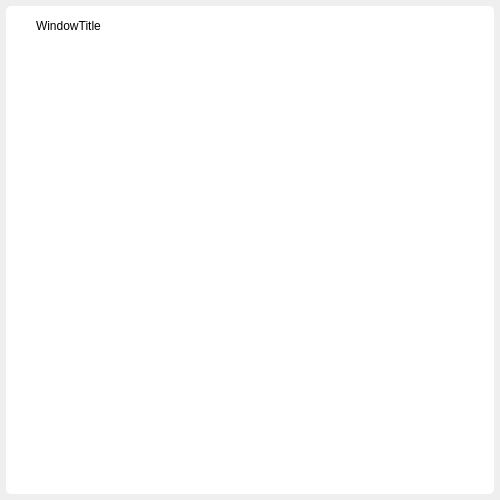
<?xml version="1.0" encoding="UTF-8"?>
<ui version="4.0">
 <class>FramelessWindow</class>
 <widget class="QWidget" name="FramelessWindow">
  <property name="geometry">
   <rect>
    <x>0</x>
    <y>0</y>
    <width>500</width>
    <height>500</height>
   </rect>
  </property>
  <property name="minimumSize">
   <size>
    <width>500</width>
    <height>500</height>
   </size>
  </property>
  <property name="baseSize">
   <size>
    <width>0</width>
    <height>0</height>
   </size>
  </property>
  <property name="windowTitle">
   <string>FramelessWindow</string>
  </property>
  <layout class="QVBoxLayout" name="verticalLayout">
   <property name="spacing">
    <number>0</number>
   </property>
   <property name="leftMargin">
    <number>5</number>
   </property>
   <property name="topMargin">
    <number>5</number>
   </property>
   <property name="rightMargin">
    <number>5</number>
   </property>
   <property name="bottomMargin">
    <number>5</number>
   </property>
   <item>
    <widget class="QWidget" name="windowFrame" native="true">
     <property name="styleSheet">
      <string notr="true">#windowFrame{border:1px solid color(0,0,0); border-radius:5px 5px 5px 5px; background-color:color(255,255,255);}</string>
     </property>
     <layout class="QVBoxLayout" name="verticalLayout_3">
      <property name="spacing">
       <number>0</number>
      </property>
      <property name="leftMargin">
       <number>1</number>
      </property>
      <property name="topMargin">
       <number>1</number>
      </property>
      <property name="rightMargin">
       <number>1</number>
      </property>
      <property name="bottomMargin">
       <number>1</number>
      </property>
      <item>
       <widget class="WindowDragger" name="windowTitleBar" native="true">
        <property name="sizePolicy">
         <sizepolicy hsizetype="Preferred" vsizetype="Fixed">
          <horstretch>0</horstretch>
          <verstretch>0</verstretch>
         </sizepolicy>
        </property>
        <property name="minimumSize">
         <size>
          <width>0</width>
          <height>40</height>
         </size>
        </property>
        <property name="styleSheet">
         <string notr="true">#windowTitleBar{
border: 0px none; 
border-top-left-radius:5px; 
border-top-right-radius:5px; 
background-color:rgb(255,255,255);

}</string>
        </property>
        <layout class="QHBoxLayout" name="horizontalLayout" stretch="0,0,0,1,0,0,0,0">
         <property name="spacing">
          <number>0</number>
         </property>
         <property name="leftMargin">
          <number>0</number>
         </property>
         <property name="topMargin">
          <number>0</number>
         </property>
         <property name="rightMargin">
          <number>0</number>
         </property>
         <property name="bottomMargin">
          <number>0</number>
         </property>
         <item>
          <widget class="QLabel" name="spacerLabel1">
           <property name="text">
            <string/>
           </property>
          </widget>
         </item>
         <item alignment="Qt::AlignHCenter|Qt::AlignVCenter">
          <widget class="QLabel" name="windowIcon">
           <property name="minimumSize">
            <size>
             <width>16</width>
             <height>16</height>
            </size>
           </property>
           <property name="maximumSize">
            <size>
             <width>16</width>
             <height>16</height>
            </size>
           </property>
           <property name="text">
            <string/>
           </property>
          </widget>
         </item>
         <item>
          <widget class="QLabel" name="spacerLabel2">
           <property name="text">
            <string/>
           </property>
          </widget>
         </item>
         <item>
          <widget class="QLabel" name="windowTitleText">
           <property name="minimumSize">
            <size>
             <width>0</width>
             <height>40</height>
            </size>
           </property>
           <property name="text">
            <string>WindowTitle</string>
           </property>
           <property name="scaledContents">
            <bool>true</bool>
           </property>
          </widget>
         </item>
         <item>
          <widget class="QToolButton" name="minimizeBtn">
           <property name="minimumSize">
            <size>
             <width>40</width>
             <height>40</height>
            </size>
           </property>
           <property name="styleSheet">
            <string notr="true">#minimizeBtn{
    background-color:none;
    border:none;
    width:16px;
    height:16px;
    padding:4px;
    border-radius: 5px;
	
	image: url(:/img/images/min.png);
  
}
#minimizeBtn:hover{
	background-color:palette(alternate-base);
}
##minimizeBtn:pressed{
	background-color:palette(highlight);
}</string>
           </property>
           <property name="text">
            <string/>
           </property>
          </widget>
         </item>
         <item>
          <widget class="QToolButton" name="restoreBtn">
           <property name="minimumSize">
            <size>
             <width>40</width>
             <height>40</height>
            </size>
           </property>
           <property name="styleSheet">
            <string notr="true">#restoreBtn{
    background-color:none;
    border:none;
    width:16px;
    height:16px;
    padding:4px;
    border-radius: 5px;

  
	image: url(:/img/images/restoreBtnIcon.png);
}
#restoreBtn:hover{
	background-color:palette(alternate-base);
}
##restoreBtn:pressed{
	background-color:palette(highlight);
}</string>
           </property>
           <property name="text">
            <string/>
           </property>
          </widget>
         </item>
         <item>
          <widget class="QToolButton" name="maximizeBtn">
           <property name="minimumSize">
            <size>
             <width>40</width>
             <height>40</height>
            </size>
           </property>
           <property name="styleSheet">
            <string notr="true">#maximizeBtn{
    background-color:none;
    border:none;
    width:16px;
    height:16px;
    padding:4px;
    border-radius: 5px;
	
	image: url(:/img/images/max.png);
  
}
#maximizeBtn:hover{
	background-color:palette(alternate-base);
}
##maximizeBtn:pressed{
	background-color:palette(highlight);
}</string>
           </property>
           <property name="text">
            <string/>
           </property>
          </widget>
         </item>
         <item alignment="Qt::AlignHCenter|Qt::AlignVCenter">
          <widget class="QToolButton" name="closeBtn">
           <property name="minimumSize">
            <size>
             <width>40</width>
             <height>40</height>
            </size>
           </property>
           <property name="layoutDirection">
            <enum>Qt::LeftToRight</enum>
           </property>
           <property name="styleSheet">
            <string notr="true">#closeBtn{
    background-color:none;
    border:none;
    width:16px;
    height:16px;
    padding:4px;
	margin:0px;
   
	image: url(:/img/images/close.png);
  
}
#closeBtn:hover{
	background-color:rgb(235,18,18);
}
##closeBtn:pressed{
	background-color:palette(highlight);
}</string>
           </property>
           <property name="text">
            <string/>
           </property>
          </widget>
         </item>
        </layout>
       </widget>
      </item>
      <item>
       <widget class="QWidget" name="windowContent" native="true">
        <property name="styleSheet">
         <string notr="true">#windowContent{
  border: 0px none color(255,255,255);
  border-bottom-left-radius:5px;
border-bottom-right-radius:5px;
	background-color:qlineargradient(spread: pad, x1:0, y1:1, x2:1, y2:1, stop:0 rgb(255,255,255), stop:1 rgb(255,255,255))

}</string>
        </property>
        <layout class="QVBoxLayout" name="verticalLayout_2">
         <property name="spacing">
          <number>0</number>
         </property>
         <property name="leftMargin">
          <number>0</number>
         </property>
         <property name="topMargin">
          <number>0</number>
         </property>
         <property name="rightMargin">
          <number>0</number>
         </property>
         <property name="bottomMargin">
          <number>0</number>
         </property>
        </layout>
       </widget>
      </item>
     </layout>
    </widget>
   </item>
  </layout>
 </widget>
 <layoutdefault spacing="6" margin="11"/>
 <customwidgets>
  <customwidget>
   <class>WindowDragger</class>
   <extends>QWidget</extends>
   <header location="global">WindowDragger.h</header>
   <container>1</container>
  </customwidget>
 </customwidgets>
 <resources/>
 <connections/>
</ui>
